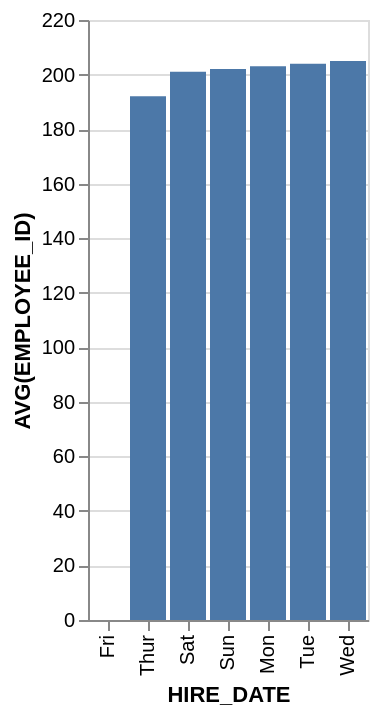

The specification (Vega-Lite) saved for this image:
### Vega-Lite specification from a JSON file in a GitHub repository (floating-point values rounded to 4 significant figures)
{"data": {"values": [{"x_data": "Fri", "y_data": 0}, {"x_data": "Thur", "y_data": 192}, {"x_data": "Sat", "y_data": 201}, {"x_data": "Sun", "y_data": 202}, {"x_data": "Mon", "y_data": 203}, {"x_data": "Tue", "y_data": 204}, {"x_data": "Wed", "y_data": 205}]}, "mark": "bar", "encoding": {"x": {"field": "x_data", "type": "nominal", "title": "HIRE_DATE", "sort": {"op": "sum", "field": "y_data", "order": "ascending"}}, "y": {"field": "y_data", "type": "quantitative", "title": "AVG(EMPLOYEE_ID)"}}}
